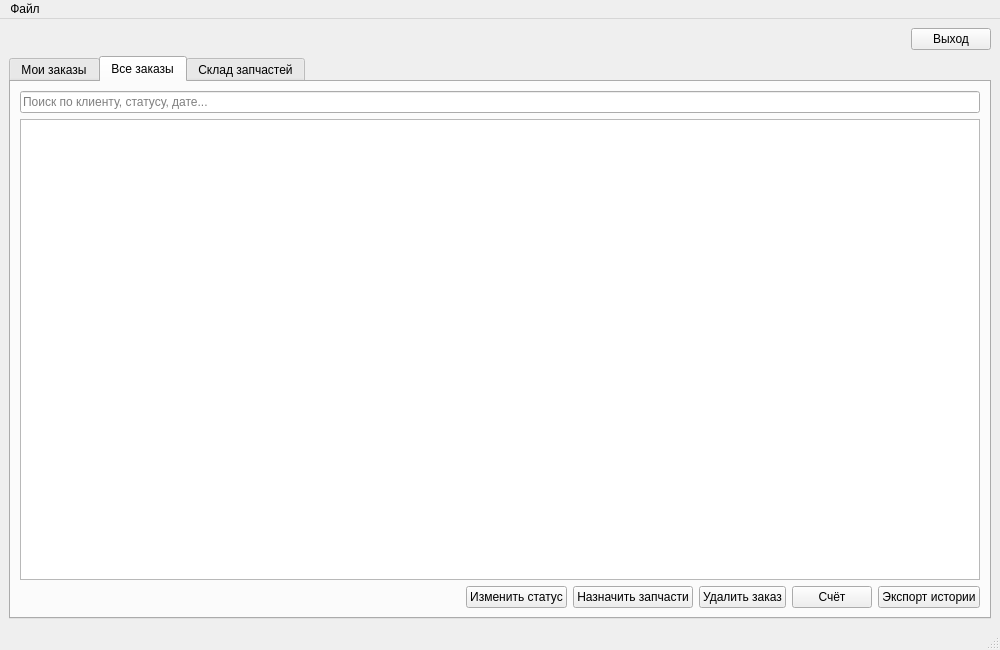
<?xml version="1.0" encoding="UTF-8"?>
<ui version="4.0">
 <class>MainWindow</class>
 <widget class="QMainWindow" name="MainWindow">
  <property name="geometry">
   <rect>
    <x>0</x>
    <y>0</y>
    <width>1000</width>
    <height>650</height>
   </rect>
  </property>
  <property name="windowTitle">
   <string>Ремонтная мастерская</string>
  </property>
  <widget class="QWidget" name="centralwidget">
   <layout class="QVBoxLayout" name="verticalLayout">
    <item>
     <layout class="QHBoxLayout" name="horizontalLayoutTop">
      <item>
       <spacer name="horizontalSpacerTop">
        <property name="orientation">
         <enum>Qt::Orientation::Horizontal</enum>
        </property>
        <property name="sizeHint" stdset="0">
         <size>
          <width>40</width>
          <height>20</height>
         </size>
        </property>
       </spacer>
      </item>
      <item>
       <widget class="QPushButton" name="btnLogout">
        <property name="text">
         <string>Выход</string>
        </property>
       </widget>
      </item>
     </layout>
    </item>
    <item>
     <widget class="QTabWidget" name="tabWidget">
      <property name="currentIndex">
       <number>1</number>
      </property>
      <widget class="QWidget" name="tabMyOrders">
       <attribute name="title">
        <string>Мои заказы</string>
       </attribute>
       <layout class="QVBoxLayout" name="verticalLayout_2">
        <item>
         <widget class="QLineEdit" name="searchEdit">
          <property name="placeholderText">
           <string>Поиск по клиенту, статусу, дате...</string>
          </property>
         </widget>
        </item>
        <item>
         <widget class="QTableWidget" name="tableMyOrders">
          <property name="editTriggers">
           <set>QAbstractItemView::EditTrigger::NoEditTriggers</set>
          </property>
          <property name="selectionBehavior">
           <enum>QAbstractItemView::SelectionBehavior::SelectRows</enum>
          </property>
         </widget>
        </item>
        <item>
         <layout class="QHBoxLayout" name="horizontalLayout_2">
          <item>
           <spacer name="horizontalSpacer">
            <property name="orientation">
             <enum>Qt::Orientation::Horizontal</enum>
            </property>
            <property name="sizeHint" stdset="0">
             <size>
              <width>40</width>
              <height>20</height>
             </size>
            </property>
           </spacer>
          </item>
          <item>
           <widget class="QPushButton" name="btnNewOrder">
            <property name="text">
             <string>Оформить заказ</string>
            </property>
           </widget>
          </item>
          <item>
           <widget class="QPushButton" name="btnInvoice">
            <property name="text">
             <string>Счёт</string>
            </property>
           </widget>
          </item>
          <item>
           <widget class="QPushButton" name="btnExportMyOrders">
            <property name="text">
             <string>Экспорт истории</string>
            </property>
           </widget>
          </item>
         </layout>
        </item>
       </layout>
      </widget>
      <widget class="QWidget" name="tabAllOrders">
       <attribute name="title">
        <string>Все заказы</string>
       </attribute>
       <layout class="QVBoxLayout" name="verticalLayout_3">
        <item>
         <widget class="QLineEdit" name="searchEdit_2">
          <property name="placeholderText">
           <string>Поиск по клиенту, статусу, дате...</string>
          </property>
         </widget>
        </item>
        <item>
         <widget class="QTableWidget" name="tableAllOrders">
          <property name="editTriggers">
           <set>QAbstractItemView::EditTrigger::NoEditTriggers</set>
          </property>
          <property name="selectionBehavior">
           <enum>QAbstractItemView::SelectionBehavior::SelectRows</enum>
          </property>
         </widget>
        </item>
        <item>
         <layout class="QHBoxLayout" name="horizontalLayout">
          <item>
           <spacer name="horizontalSpacer_2">
            <property name="orientation">
             <enum>Qt::Orientation::Horizontal</enum>
            </property>
            <property name="sizeHint" stdset="0">
             <size>
              <width>40</width>
              <height>20</height>
             </size>
            </property>
           </spacer>
          </item>
          <item>
           <widget class="QPushButton" name="btnChangeStatus">
            <property name="text">
             <string>Изменить статус</string>
            </property>
           </widget>
          </item>
          <item>
           <widget class="QPushButton" name="btnAssignParts">
            <property name="text">
             <string>Назначить запчасти</string>
            </property>
           </widget>
          </item>
          <item>
           <widget class="QPushButton" name="btnDeleteOrder">
            <property name="text">
             <string>Удалить заказ</string>
            </property>
           </widget>
          </item>
          <item>
           <widget class="QPushButton" name="btnInvoice_2">
            <property name="text">
             <string>Счёт</string>
            </property>
           </widget>
          </item>
          <item>
           <widget class="QPushButton" name="btnExportAllOrders">
            <property name="text">
             <string>Экспорт истории</string>
            </property>
           </widget>
          </item>
         </layout>
        </item>
       </layout>
      </widget>
      <widget class="QWidget" name="tabParts">
       <attribute name="title">
        <string>Склад запчастей</string>
       </attribute>
       <layout class="QVBoxLayout" name="verticalLayout_4">
        <item>
         <widget class="QTableWidget" name="tableParts">
          <property name="columnCount">
           <number>4</number>
          </property>
          <attribute name="horizontalHeaderStretchLastSection">
           <bool>true</bool>
          </attribute>
          <row/>
          <column>
           <property name="text">
            <string>Артикул</string>
           </property>
          </column>
          <column>
           <property name="text">
            <string>Наименование</string>
           </property>
          </column>
          <column>
           <property name="text">
            <string>Остаток</string>
           </property>
          </column>
          <column>
           <property name="text">
            <string>Цена (₽)</string>
           </property>
          </column>
         </widget>
        </item>
        <item>
         <layout class="QHBoxLayout" name="horizontalLayout_3">
          <item>
           <spacer name="horizontalSpacer_3">
            <property name="orientation">
             <enum>Qt::Orientation::Horizontal</enum>
            </property>
            <property name="sizeHint" stdset="0">
             <size>
              <width>40</width>
              <height>20</height>
             </size>
            </property>
           </spacer>
          </item>
          <item>
           <widget class="QPushButton" name="btnAddPart">
            <property name="text">
             <string>Добавить запчасть</string>
            </property>
           </widget>
          </item>
          <item>
           <widget class="QPushButton" name="btnRemovePart">
            <property name="text">
             <string>Удалить запчасть</string>
            </property>
           </widget>
          </item>
         </layout>
        </item>
       </layout>
      </widget>
     </widget>
    </item>
   </layout>
  </widget>
  <widget class="QMenuBar" name="menubar">
   <property name="geometry">
    <rect>
     <x>0</x>
     <y>0</y>
     <width>1000</width>
     <height>24</height>
    </rect>
   </property>
   <widget class="QMenu" name="menuFile">
    <property name="title">
     <string>Файл</string>
    </property>
    <addaction name="actionExportHistory"/>
   </widget>
   <addaction name="menuFile"/>
  </widget>
  <widget class="QStatusBar" name="statusbar"/>
  <action name="actionExportHistory">
   <property name="text">
    <string>Экспорт истории заказов...</string>
   </property>
  </action>
 </widget>
 <resources/>
 <connections/>
</ui>
